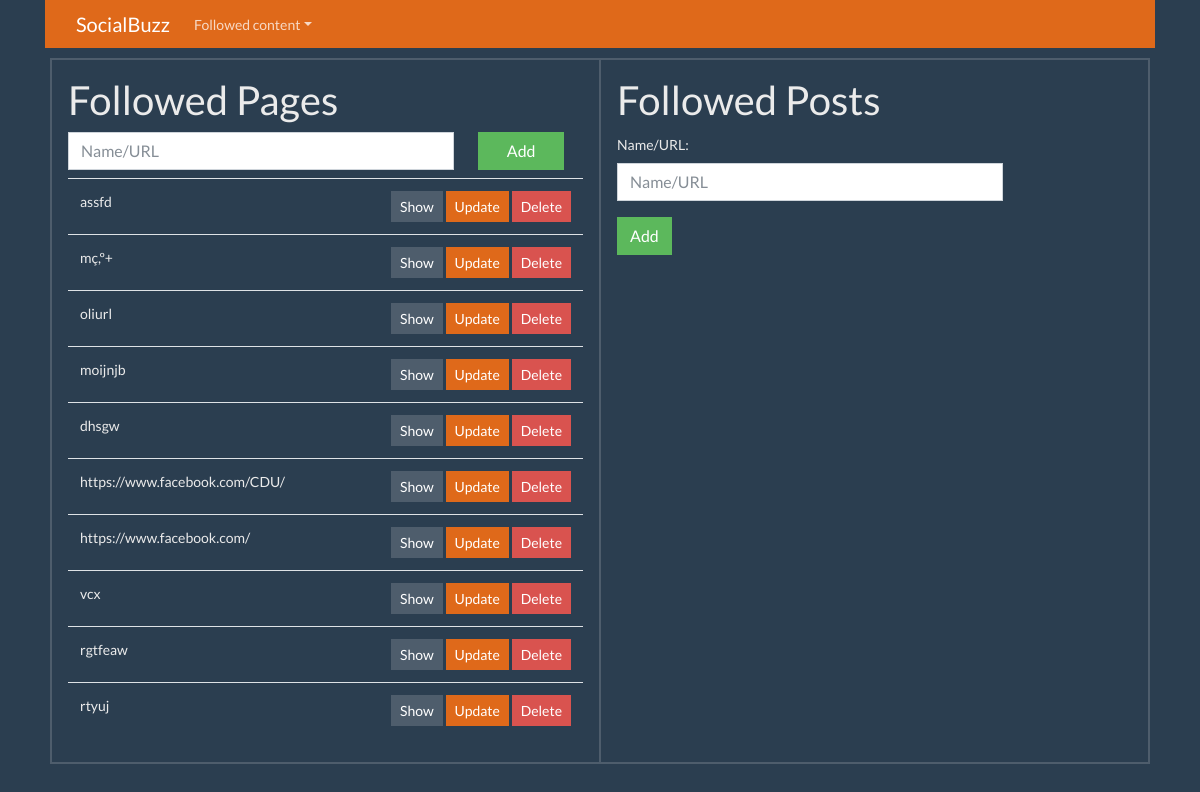
Page /facebook/new/ on the earlier database version.
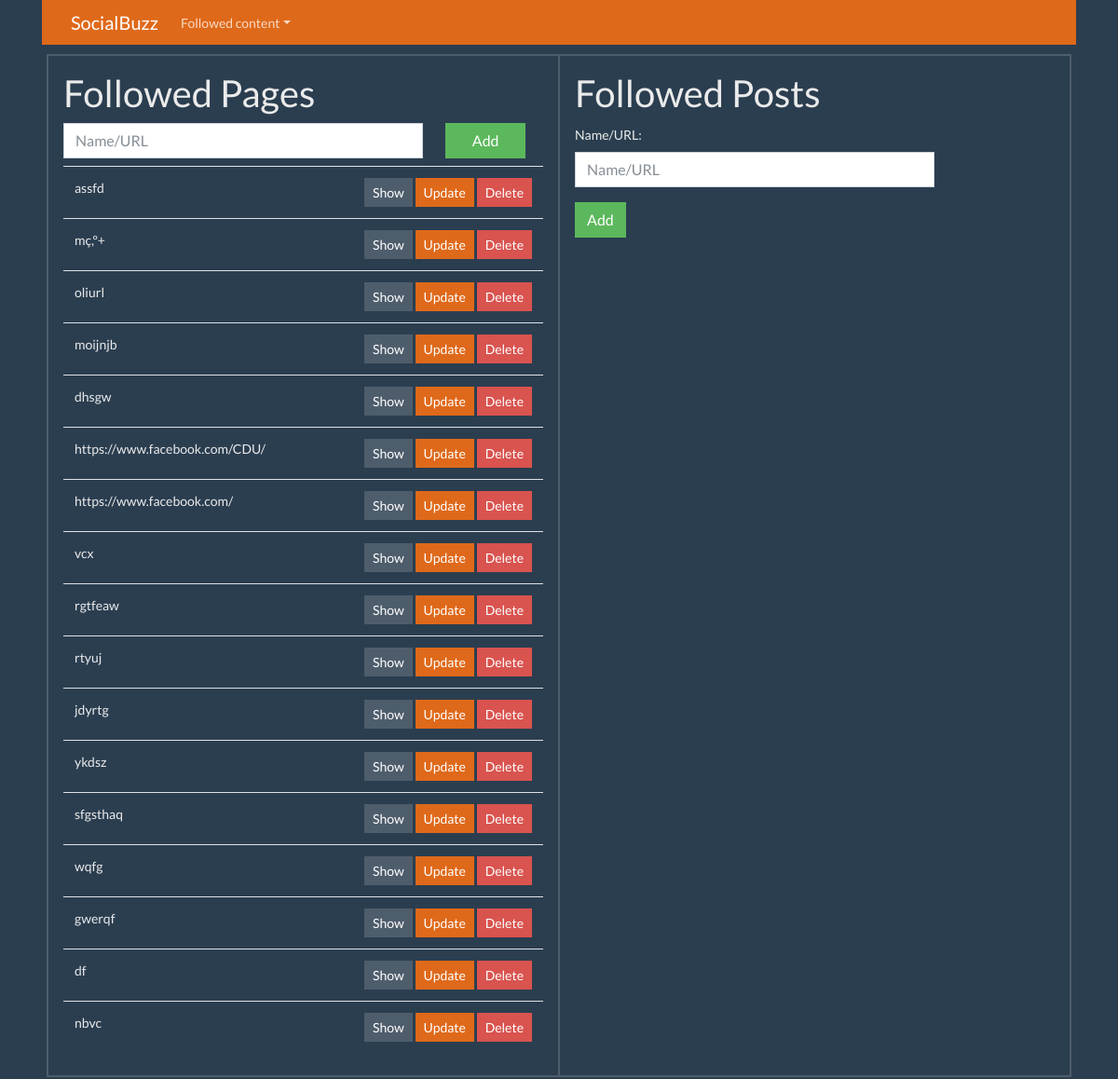
Same page on the later database version.
### facebook/models.py (models this page shows)
class FacebookPage(models.Model):
    page_id = models.CharField(blank=False, max_length=100)
    name = models.CharField(blank=True, max_length=100)
    url = models.CharField(blank=True, max_length=100)
    created_at = models.DateTimeField(auto_now=True)

### facebook/views.py (the view)
class FacebookPageCreate(CreateView, ListView):
	model = FacebookPage
	form_class = FacebookPageForm
	template_name = 'page_form.html'
	success_url = reverse_lazy('facebook:new_page')
	def get_context_data(self, **kwargs):
		context = super().get_context_data(**kwargs)
		context['pages'] = FacebookPage.objects.all()
		return context

### facebook/forms.py
class FacebookPageForm(forms.ModelForm):
	class Meta:
		model = FacebookPage
		fields = [
			'url',
		]
		labels = {
			'url': 'Name/URL',
		}
		widgets = {
			'page_id': forms.TextInput(attrs={'class':'form-control'}),
			'name': forms.TextInput(attrs={'class':'form-control'}),
			'url': forms.TextInput(attrs={'class':'form-control col-md-9','placeholder':'Name/URL'}),
			'created_at': forms.SelectDateWidget(attrs={'class':'form-control'}),
		}

### templates/page_form.html (shortened to what this page needs)
{% extends 'base.html' %}
{% block content %}
<div class="border row">
  <div class="border col-md-6 p-3 col-md-offset-5">
    <h1>Followed Pages</h1>
    <form method="post" class="form my-2 my-lg-1">
      <div class="row mx-0">
      {{ form.url }}
      <button class="btn btn-success ml-4 col-md-2" type="submit">Add</button>
    </div>
    </form>
    <table class="table table-hover my-2">
      {% for pages in object_list %}
      <tr>
        <td>{{pages.url}}</td>
        <td align="right">
          <a class="btn btn-secondary btn-sm" href="{% url 'facebook:show_page' pk=pages.pk %}">Show</a>
          <a class="btn btn-primary btn-sm" href="{% url 'facebook:update_page' pk=pages.pk %}">Update</a>
          <a class="btn btn-danger btn-sm" href="{% url 'facebook:delete_page' pk=pages.pk %}">Delete</a>
        </td>
      </tr>
      {% endfor %}
    </table>
  </div>
  <div class="border col-md-6 p-3 col-md-offset-5">
    <h1>Followed Posts</h1>
    <form method="post">
      {{ form.as_p }}
      <button class="btn btn-success" type="submit">Add</button>
    </form>
  </div>
</div>
{% endblock %}

### templates/base.html (shortened to what this page needs)
{% load staticfiles %}
<!DOCTYPE html>
<html lang="en">
<head>
	<link rel="stylesheet" href="{% static 'css/bootstrap.min.css' %}">
	<link rel="stylesheet" href="{% static 'css/socialbuzz.css' %}">
</head>
<body>
	<div class="container">
		{% block navbar %}
		<nav class="navbar navbar-expand-lg navbar-dark bg-primary">
			<div class="container-fluid">
				<div class="navbar-header">
					<a class="navbar-brand" href="{% url 'facebook:new_page' %}">SocialBuzz</a>
				</div>
				<div class="collapse navbar-collapse" id="navbarColor01">
					<ul class="nav navbar-nav">
						<li class="dropdown">
							<a href="#" class="nav-link dropdown-toggle" role="button" data-toggle="dropdown" aria-expanded="false">Followed content</a>
						</li>
					</ul>
				</div>
			</div>
		</nav>
		{% endblock %}
		<div id="content" style="padding: 10px 20px">
			{% block content %}
			{% endblock %}
		</div>
	</div>
</body>
</html>

Differences in the rows shown:
added FacebookPage: url "jdyrtg"
added FacebookPage: url "ykdsz"
added FacebookPage: url "sfgsthaq"
added FacebookPage: url "wqfg"
added FacebookPage: url "gwerqf"
added FacebookPage: url "df"
added FacebookPage: url "nbvc"
